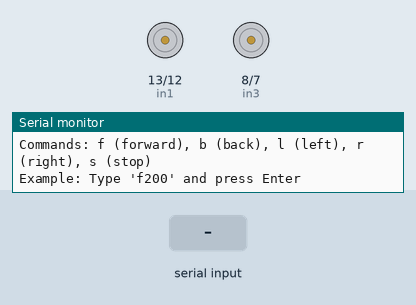
Bench run of a sketch on a simulated Arduino Uno, built with avr-gcc and run on an emulated ATmega328P. On the bench: motor-driver pin pairs drawn as motors (green arrow = first pin HIGH = forward, orange = second pin HIGH = backward, longer = more drive, scaled by the enable pin), the last lines printed to the serial monitor. The inputs (shaded band) are chosen by the test bench.

Above: at 1.2 s.
1.3 s: "f90\n" received over Serial
At 2.1 s:
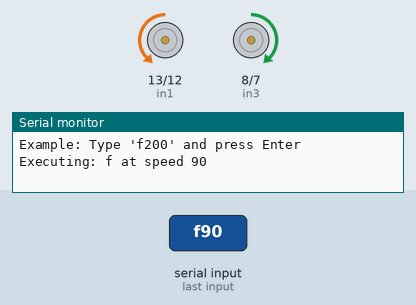
3.8 s: "b90\n" received over Serial
At 4.3 s:
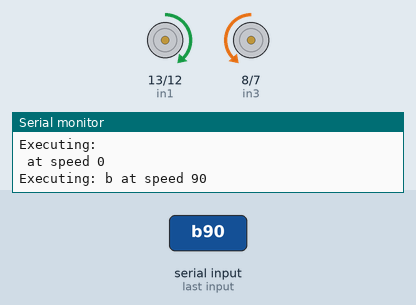
6.3 s: "l90\n" received over Serial
At 7.1 s:
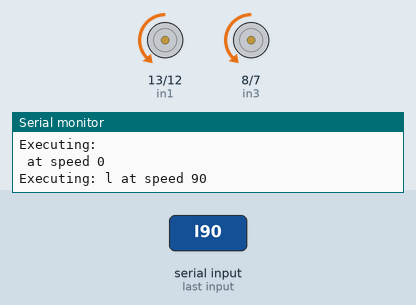
8.8 s: "r90\n" received over Serial
At 9.3 s:
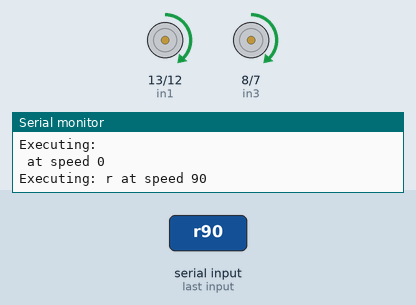
11.3 s: "f,45\n" received over Serial
At 12.1 s:
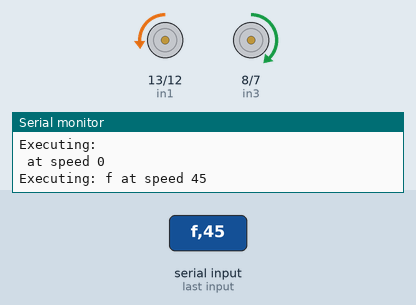
13.8 s: "b,45\n" received over Serial
At 14.4 s:
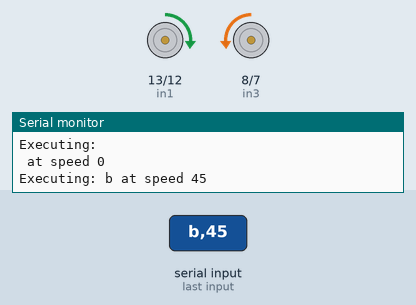
Timing chart, 0 to 16.8 s (numbered marks = the images above; inputs shaded):
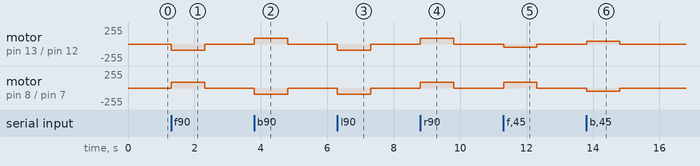

The sketch:

motorDriverSimple.ino
```cpp
// --- Motor Pins based on your successful test ---
#define enA 11
#define enB 6
#define in1 13
#define in2 12
#define in3 8
#define in4 7

void setup() {
  Serial.begin(9600);

  pinMode(enA, OUTPUT);
  pinMode(enB, OUTPUT);
  pinMode(in1, OUTPUT);
  pinMode(in2, OUTPUT);
  pinMode(in3, OUTPUT);
  pinMode(in4, OUTPUT);

  Serial.println("--- Car Console Control Ready ---");
  Serial.println("Commands: f (forward), b (back), l (left), r (right), s (stop)");
  Serial.println("Example: Type 'f200' and press Enter");
}

void loop() {
  if (Serial.available() > 0) {
    // Read the first character (the command)
    char cmd = Serial.read();

    // Read the rest as an integer (the speed)
    int spd = Serial.parseInt();

    // Visual feedback in the console
    Serial.print("Executing: ");
    Serial.print(cmd);
    Serial.print(" at speed ");
    Serial.println(spd);

    executeMove(cmd, spd);
  }
}

void executeMove(char dir, int spd) {
  switch(dir) {
    case 'f': driveForward(spd);  break;
    case 'b': driveBackward(spd); break;
    case 'l': turnLeft(spd);      break;
    case 'r': turnRight(spd);     break;
    case 's': stopCar();          break;
    default:  stopCar();          break;
  }
}

void driveForward(int spd) {
  digitalWrite(in1, LOW);  digitalWrite(in2, HIGH);
  digitalWrite(in3, HIGH); digitalWrite(in4, LOW);
  analogWrite(enA, spd);   analogWrite(enB, spd);
}

void driveBackward(int spd) {
  digitalWrite(in1, HIGH); digitalWrite(in2, LOW);
  digitalWrite(in3, LOW);  digitalWrite(in4, HIGH);
  analogWrite(enA, spd);   analogWrite(enB, spd);
}

void turnLeft(int spd) {
  digitalWrite(in1, LOW);  digitalWrite(in2, HIGH);
  digitalWrite(in3, LOW);  digitalWrite(in4, HIGH);
  analogWrite(enA, spd);   analogWrite(enB, spd);
}

void turnRight(int spd) {
  digitalWrite(in1, HIGH); digitalWrite(in2, LOW);
  digitalWrite(in3, HIGH); digitalWrite(in4, LOW);
  analogWrite(enA, spd);   analogWrite(enB, spd);
}

void stopCar() {
  digitalWrite(in1, LOW);  digitalWrite(in2, LOW);
  digitalWrite(in3, LOW);  digitalWrite(in4, LOW);
  analogWrite(enA, 0);     analogWrite(enB, 0);
}
```

Measured:
- after the input at 1.3 s, motor on pin 13 (in1) / pin 12 (in2): stopped → backward 90/255 at once, → stopped 1.0 s later; motor on pin 8 (in3) / pin 7 (in4): stopped → forward 90/255 at once, → stopped 1.0 s later
- after the input at 3.8 s, motor on pin 13 (in1) / pin 12 (in2): stopped → forward 90/255 at once, → stopped 1.0 s later; motor on pin 8 (in3) / pin 7 (in4): stopped → backward 90/255 at once, → stopped 1.0 s later
- after the input at 6.3 s, motor on pin 13 (in1) / pin 12 (in2), motor on pin 8 (in3) / pin 7 (in4): stopped → backward 90/255 at once, → stopped 1.0 s later
- after the input at 8.8 s, motor on pin 13 (in1) / pin 12 (in2), motor on pin 8 (in3) / pin 7 (in4): stopped → forward 90/255 at once, → stopped 1.0 s later
- after the input at 11.3 s, motor on pin 13 (in1) / pin 12 (in2): stopped → backward 45/255 at once, → stopped 1.0 s later; motor on pin 8 (in3) / pin 7 (in4): stopped → forward 90/255 at once, → stopped 1.0 s later
- after the input at 13.8 s, motor on pin 13 (in1) / pin 12 (in2): stopped → forward 45/255 at once, → stopped 1.0 s later; motor on pin 8 (in3) / pin 7 (in4): stopped → backward 45/255 at once, → stopped 1.0 s later
